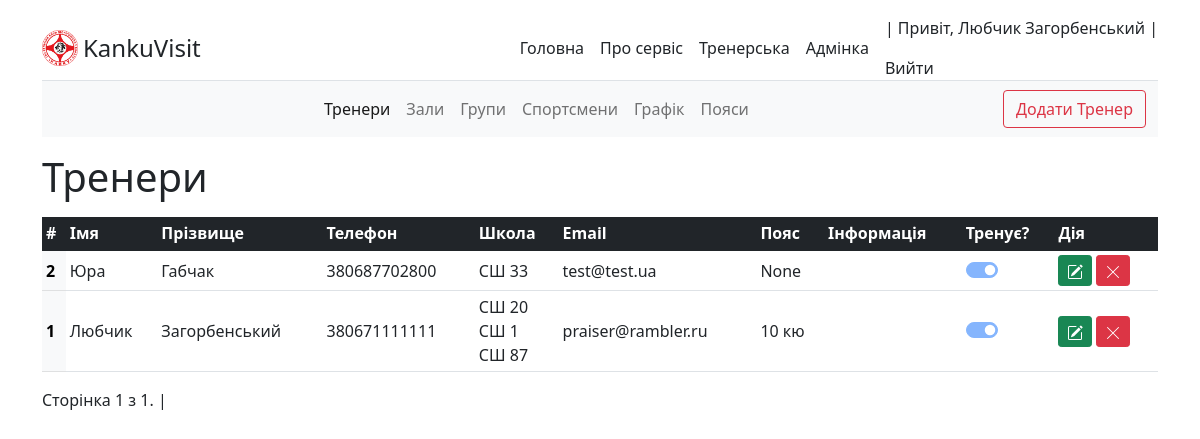
The page /visit/coach/ (signed in) on the database as committed earlier.
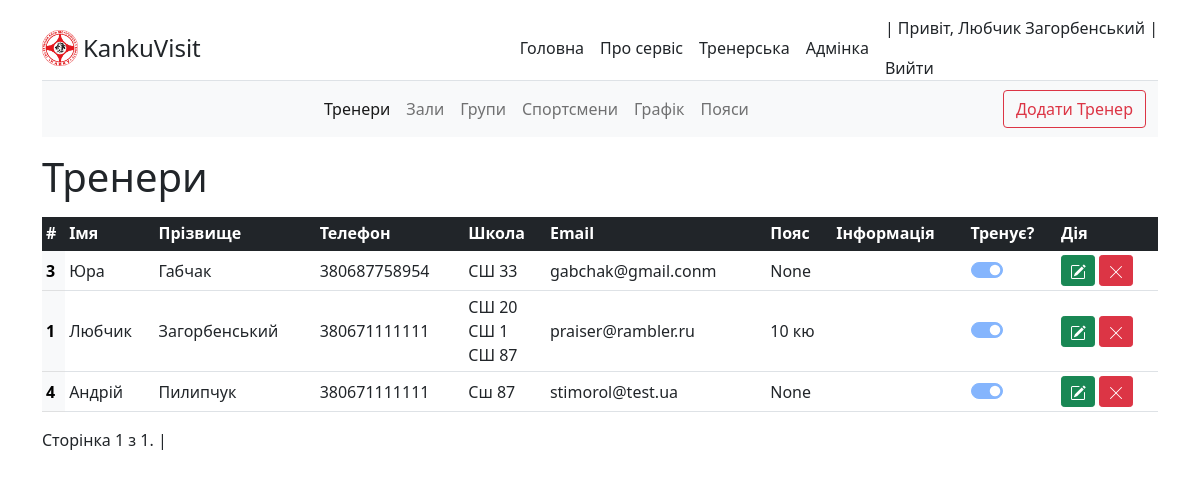
The same page on the database as committed later.
### coach/models.py (models this page shows, shortened)
class Coach(AbstractUser):
    surname = models.CharField('По батькові', max_length=20, blank=True)
    dateBirth = models.DateField(
        'Дата народження', default='2000-09-12', blank=True)
    telephone = models.IntegerField(
        'Номер телефону', default='380671111111', blank=True)
    telephone2 = models.IntegerField('Номер телефону 2', blank=True, null=True)
    belts = models.ForeignKey(Belt,
                              on_delete=models.SET_NULL,
                              blank=True,
                              null=True)
    information = models.TextField('Інформація про тренера', blank=True)
    slug = models.SlugField(max_length=255, unique=True,
                            db_index=True, verbose_name='URL')
    class Meta:
        verbose_name = 'Тренер'
        verbose_name_plural = 'Тренери'
        ordering = ['-is_active', 'last_name']

### dodjo/models.py (models this page shows, shortened)
class School(models.Model):
    name = models.CharField('Назва', max_length=35)
    city = models.CharField('Місто', max_length=20)
    adress = models.CharField('Вулиця', max_length=35)
    coach = models.ForeignKey(Coach,
                              on_delete=models.SET_NULL,
                              blank=True,
                              null=True)
    is_active = models.BooleanField('Працює?', default=True)
    slug = models.SlugField(max_length=255, unique=True,
                            db_index=True, verbose_name='URL')
    def __str__(self):
        return self.name
    class Meta:
        verbose_name = 'Школа'
        verbose_name_plural = 'Школи'

### belt/models.py (models this page shows, shortened)
class Belt(models.Model):
    name = models.CharField('Назва', max_length=100)
    fullname = models.CharField(
        'Повна назва', max_length=100)
    number = models.IntegerField('Цифра пояса')
    img = models.ImageField('Картинка', upload_to='belt/%Y/', blank=True)
    slug = models.SlugField(max_length=255, unique=True,
                            db_index=True, verbose_name='URL')
    def __str__(self):
        return str(self.name)
    class Meta:
        verbose_name = 'Пояс'
        verbose_name_plural = 'Пояси'

### coach/views.py (the view, shortened to what this page needs)
# urls.py: path('', views.CoachView.as_view(), name='coach'),
class CoachView(LoginRequiredMixin, CustomSuccessMessageMixin, CreateView, ListView):
    model = Coach
    form_class = CoachAddForm
    template_name = 'coach/visit/coach.html'
    success_url = reverse_lazy('coach')
    success_msg = Coach._meta.verbose_name + 'а - добавлено успішно!'
    context_object_name = 'data'
    paginate_by = 25
    def get_context_data(self, **kwargs):
        context = super().get_context_data(**kwargs)
        context['fields'] = Coach._meta.fields
        context['table'] = Coach._meta.app_label
        context['activeCoach'] = 'active'
        context['title'] = Coach._meta.verbose_name
        context['titles'] = Coach._meta.verbose_name_plural
        return context

### coach/templates/coach/visit/coach.html (shortened to what this page needs)
{% extends 'main/visit/templates/baseVisit.html' %}
{% block headerTable %}
<th scope="col">#</th>
<th scope="col">Імя</th>
<th scope="col">Прізвище</th>
<th scope="col">Телефон</th>
<th scope="col">Школа</th>
<th scope="col">Email</th>
<th scope="col">Пояс</th>
<th scope="col">Інформація</th>
<th scope="col">Тренує?</th>
{% endblock headerTable %}
{% block table %}
<th class="table-light" scope="row">{{one.id}}</th>
<td><a href="{% url 'coach-edit' one.slug %}">{{one.first_name}}</a></td>
<td><a href="{% url 'coach-edit' one.slug %}">{{one.last_name}}</a></td>
<td>{{one.telephone}}</td>
<td>
  {% for school in one.school_set.all %}
  <a href="{% url 'school-edit' school.slug %}"> {{school}}</a><br>
  {% endfor %}
</td>
<td>{{one.email}}</td>
<td>{% if one.belts != none %}<a href="{% url 'belt-edit' one.belts.slug %}">{{one.belts}}</a>
  {% else %}{{one.belts}}{% endif %}</td>
<td>{{one.information}}</td>
<td>
  <div class="form-check form-switch">
    <input class="form-check-input" type="checkbox" id="flexSwitchCheckChecked" disabled {% if one.is_active == True %}
      checked {% endif %}>
  </div>
</td>
{% endblock table %}
{% block urledit %}
{% url 'coach-edit' one.slug %}
{% endblock %}

### main/templates/main/visit/templates/baseVisit.html (shortened to what this page needs)
{% extends 'main/base.html' %}
{% block navigation %}
<nav class="navbar navbar-expand-sm navbar-light bg-light mb-3 sticky-top" aria-label="Third navbar example">
  <div class="container-fluid" bis_skin_checked="1">
    <div class="collapse navbar-collapse justify-content-center" id="navbarsExample03" bis_skin_checked="1">
      <ul class="navbar-nav">
        <li class="nav-item">
          <a class="nav-link {{ activeCoach }}" href="{% url 'coach' %}">Тренери</a>
        </li>
        <li class="nav-item">
          <a class="nav-link {{ activeSchool }}" href="{% url 'school' %}">Зали</a>
        </li>
        <li class="nav-item">
          <a class="nav-link {{ activeGroup }}" href="{% url 'group' %}">Групи</a>
        </li>
        <li class="nav-item">
          <a class="nav-link {{ activeSportsman }}" href="{% url 'sportsman' %}">Спортсмени</a>
        </li>
        <li class="nav-item">
          <a class="nav-link {{ activeTimetable }}" href="{% url 'timetable' %}">Графік</a>
        </li>
        <li class="nav-item">
          <a class="nav-link {{ activeBelt }}" href="{% url 'belt' %}">Пояси</a>
        </li>
      </ul>
    </div>
    {% if title %}
    <button type="button" class="btn btn-outline-danger d-none d-sm-block" data-bs-toggle="modal"
      data-bs-target="#modalAdd">
      Додати {{ title }}
    </button>
    {% endif %}
  </div>
</nav>
{% endblock navigation %}
{%block content%}
<div class="d-flex justify-content-between mb-2">
  <h1 class="">{{ titles }}</h1>
</div>
<div class="table-responsive">
  <table class="table table-hover table-sm">
    <thead class="table-dark">
      <tr>
        {% block headerTable %}{% endblock headerTable %}
        <th scope="col">Дія</th>
      </tr>
    </thead>
    <tbody>
      {% if data %}
      {% for one in data %}
      <tr {% if one.slug == request.GET.slug %}class="table-active align-middle" {% endif %} class='align-middle'>
        {% block table %}{% endblock table %}
        <td>
          <div class="d-flex">
            <a href="{% block urledit %}{% endblock %}" class="upgr btn btn-success btn-sm me-1" tabindex="-1"
              role="button" aria-disabled="true">
            </a>
            <a href="javascript:void()" onclick='delete_question{{one.id}}()' class="btn btn-danger btn-sm"
              tabindex="-1" role="button" aria-disabled="true">
            </a>
          </div>
        </td>
      </tr>
      {% endfor %}
      {%else%}
      <div class='alert alert-danger text-center'>Ви ще не добавили - <span class='alert-success'>{{ title }}</span>!
        Скористайтесь кнопкою вгорі щоб добавити!</div>
      {% endif %}
    </tbody>
  </table>
  <div class="pagination">
    <span class="step-links">
      <span class="current">
        Сторінка {{ page_obj.number }} з {{ page_obj.paginator.num_pages }}. |
      </span>
    </span>
  </div>
</div>
{% endblock content%}

### main/templates/main/base.html (shortened to what this page needs)
{% load static %}
<!DOCTYPE html>
<html lang="ru">
<head>
  <link rel="stylesheet" href="https://cdn.jsdelivr.net/npm/bootstrap@5.1.3/dist/css/bootstrap.min.css"
 />
  <link rel="stylesheet" href="https://cdn.jsdelivr.net/npm/bootstrap-icons@1.8.0/font/bootstrap-icons.css">
  <link type="text/css" rel="stylesheet" href="{% static 'main/css/style.css' %}">
</head>
<body>
  <div class="container py-3">
    <div class="d-flex flex-column flex-md-row align-items-center border-bottom" bis_skin_checked="1">
      <a href="{% url 'home' %}" class="d-flex align-items-center text-dark text-decoration-none logo">
        <img height="36" src="{% static 'main/images/kanku250.png' %}" alt="Логотип">
        <span class="fs-4">KankuVisit</span>
      </a>
      <nav class="d-inline-flex mt-2 mt-md-0 ms-md-auto">
        <a class="me-3 py-2 text-dark text-decoration-none" href="{% url 'home' %}">Головна</a>
        <a class="me-3 py-2 text-dark text-decoration-none" href="{% url 'about' %}">Про сервіс</a>
        {% if user.is_authenticated %}
        <a class="me-3 py-2 text-dark text-decoration-none" href="{% url 'visit' %}">Тренерська</a>
        <a class="me-3 py-2 text-dark text-decoration-none" href="admin">Адмінка</a>
        {% else %}
        <a class="me-3 py-2 text-dark text-decoration-none" href="{% url 'login' %}">Увійти</a>
        <a class="me-3 py-2 text-dark text-decoration-none" href="{% url 'register' %}">Зареєструватись</a>
        {% endif %}
      </nav>
      {% if user.is_authenticated %}
      <div>
        <p>| Привіт, {%if user.first_name%} {{user.first_name}} {{user.last_name}}{%else%}{{user.username}}{%endif%} |
        </p>
        <a class="me-3 py-2 text-dark text-decoration-none" href="{% url 'logout' %}">Вийти</a>
      </div>
      {% endif %}
    </div>
    {% block navigation %}
    {% endblock navigation %}
    {% block content %}
    {% endblock content %}
  </div>
</body>
</html>

### main/static/main/css/style.css (style rules this page uses)
a.logo img { padding-right: 5px; }
a { color: #212529; text-decoration: none; }

Rows that differ between the two databases and show on the page:
removed Coach: id "2", first_name "Юра", last_name "Габчак", telephone "380687702800", email "test@test.ua", belts "None", is_active "☑", School (name "СШ 33")
added Coach: id "3", first_name "Юра", last_name "Габчак", telephone "380687758954", email "gabchak@gmail.conm", belts "None", is_active "☑", School (name "СШ 33")
added Coach: id "4", first_name "Андрій", last_name "Пилипчук", telephone "380671111111", email "stimorol@test.ua", belts "None", is_active "☑"
added School: name "Сш 87", shown under "4"
